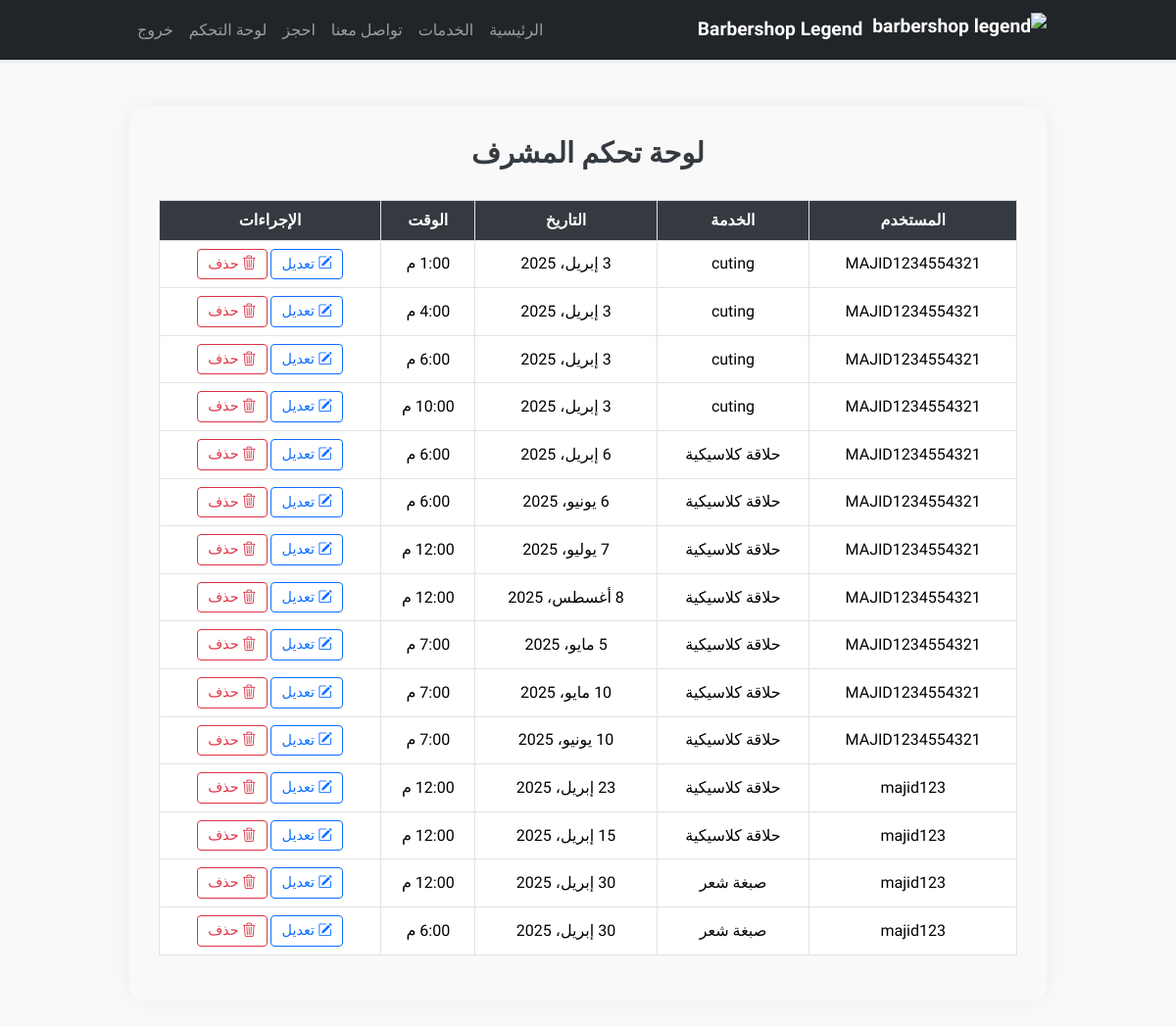
Before: /admin-dashboard/ (signed in) with the older database file.
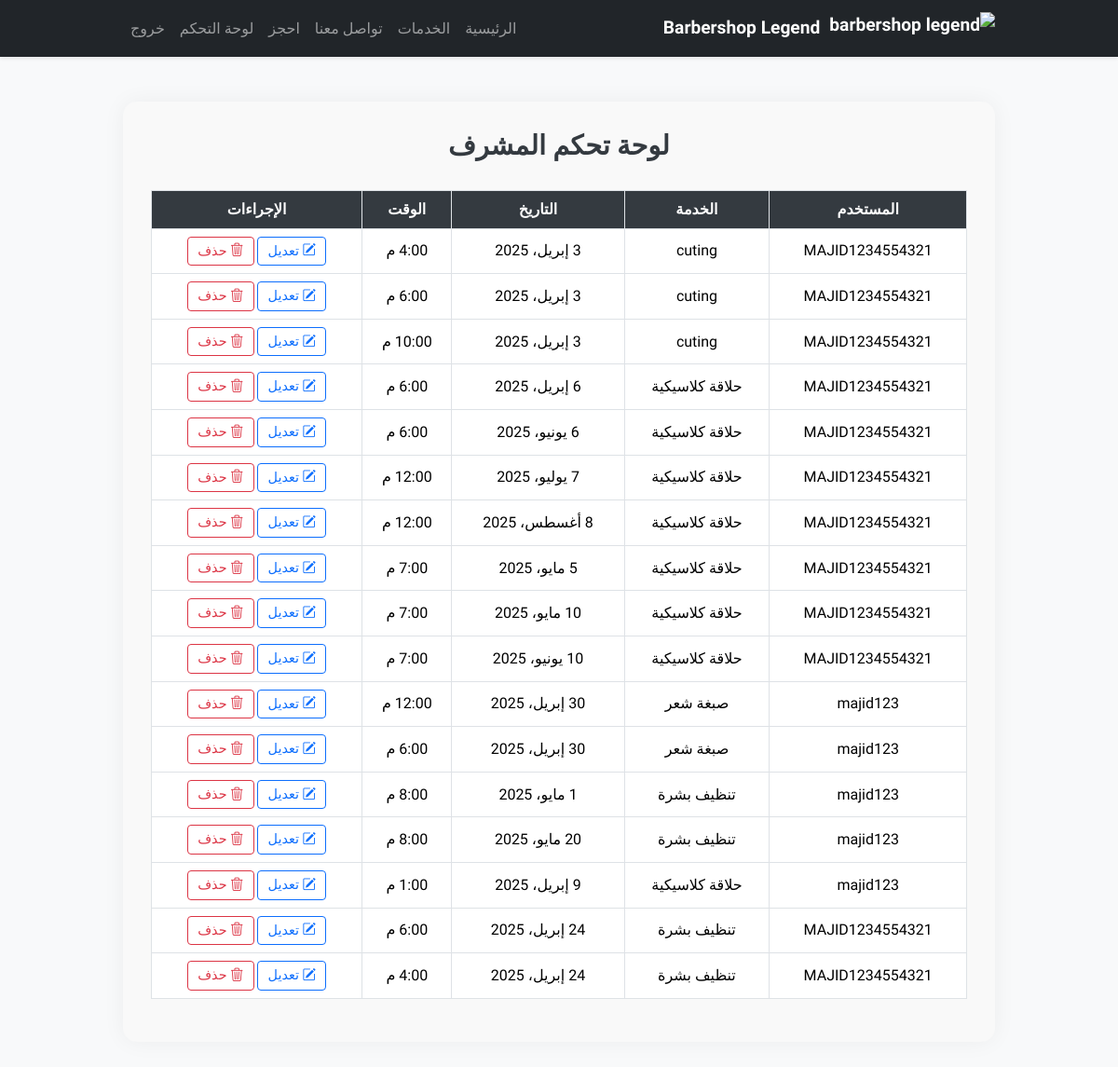
After: the same page with the newer database file.
### booking/models.py (models this page shows, shortened)
class Booking(models.Model):
    SERVICE_CHOICES = [
        ('تشكيل اللحية', 'تشكيل اللحية'),
        ('حلاقة رجالية', 'حلاقة رجالية'),
        ('خدمة شاملة من باربرشوب ليجند', 'خدمة شاملة من باربرشوب ليجند'),
        ('إزالة الشعر بالحلاوة', 'إزالة الشعر بالحلاوة'),
        ('استشارة الحلاقة الشخصية', 'استشارة الحلاقة الشخصية'),
        ('صبغ الشعر', 'صبغ الشعر'),
        ('تلوين الشعر/اللحية', 'تلوين الشعر/اللحية'),
        ('حلاقة الأطفال', 'حلاقة الأطفال'),
        ('حلاقة الرجال', 'حلاقة الرجال'),
    ]
    user = models.ForeignKey(User, on_delete=models.CASCADE)
    date = models.DateField()
    time = models.TimeField()
    service = models.CharField(max_length=100, choices=SERVICE_CHOICES)

### booking/views.py (the view)
# urls.py: path('admin-dashboard/', views.admin_dashboard, name='admin_dashboard'),
@staff_member_required
def admin_dashboard(request):
    bookings = Booking.objects.all()
    return render(request, 'booking/admin_dashboard.html', {'bookings': bookings})

### booking/templates/booking/admin_dashboard.html (shortened to what this page needs)
{% extends "booking/base.html" %} {% block content %}
<div class="admin-dashboard">
  <h2 class="admin-title">لوحة تحكم المشرف</h2>
  <div class="table-responsive">
    <table class="table table-hover table-bordered text-center align-middle">
      <thead>
        <tr>
          <th>المستخدم</th>
          <th>الخدمة</th>
          <th>التاريخ</th>
          <th>الوقت</th>
          <th>الإجراءات</th>
        </tr>
      </thead>
      <tbody>
        {% for booking in bookings %}
        <tr>
          <td>{{ booking.user.username }}</td>
          <td>{{ booking.service }}</td>
          <td>{{ booking.date }}</td>
          <td>{{ booking.time }}</td>
          <td>
            <a
              href="{% url 'edit_booking' booking.id %}"
              class="btn btn-sm btn-outline-primary"
            >
              <i class="bi bi-pencil-square"></i> تعديل
            </a>
            <a
              href="{% url 'delete_booking' booking.id %}"
              class="btn btn-sm btn-outline-danger"
              onclick="return confirm('هل أنت متأكد من الحذف؟');"
            >
              <i class="bi bi-trash3"></i> حذف
            </a>
          </td>
        </tr>
        {% empty %}
        <tr>
          <td colspan="5">لا توجد حجوزات حاليًا.</td>
        </tr>
        {% endfor %}
      </tbody>
    </table>
  </div>
</div>
{% endblock %}

Changed rows visible on the page:
removed Booking: user.username "MAJID1234554321", service "cuting", date "3 إبريل، 2025", time "1:00 م"
removed Booking: user.username "majid123", service "حلاقة كلاسيكية", date "23 إبريل، 2025", time "12:00 م"
removed Booking: user.username "majid123", service "حلاقة كلاسيكية", date "15 إبريل، 2025", time "12:00 م"
added Booking: user.username "majid123", service "تنظيف بشرة", date "1 مايو، 2025", time "8:00 م"
added Booking: user.username "majid123", service "تنظيف بشرة", date "20 مايو، 2025", time "8:00 م"
added Booking: user.username "majid123", service "حلاقة كلاسيكية", date "9 إبريل، 2025", time "1:00 م"
added Booking: user.username "MAJID1234554321", service "تنظيف بشرة", date "24 إبريل، 2025", time "6:00 م"
added Booking: user.username "MAJID1234554321", service "تنظيف بشرة", date "24 إبريل، 2025", time "4:00 م"
